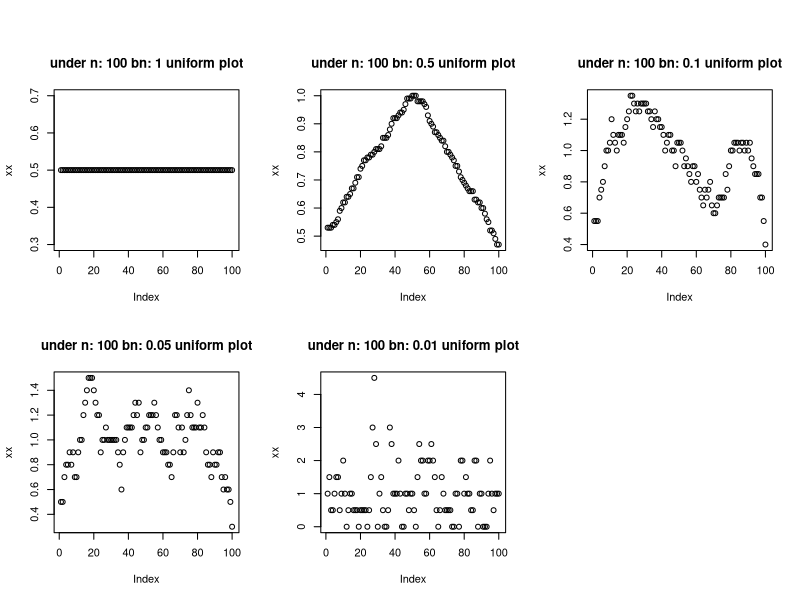
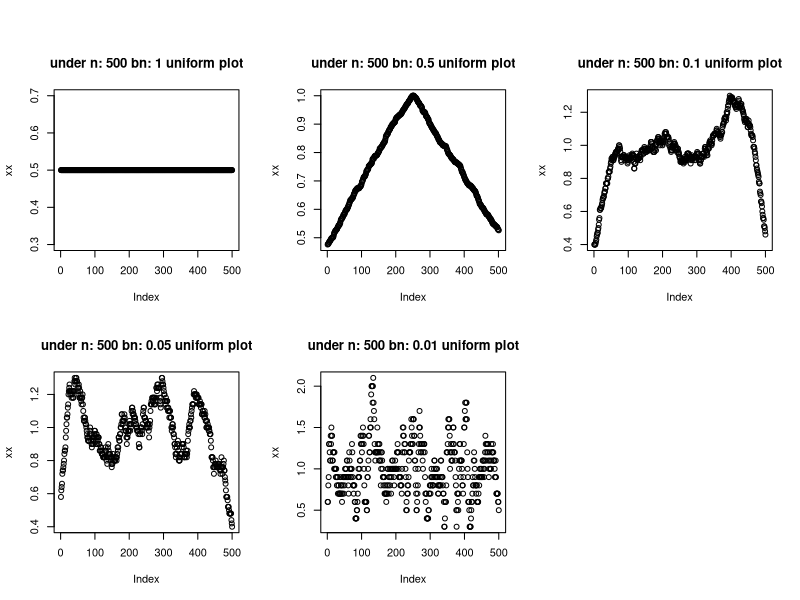
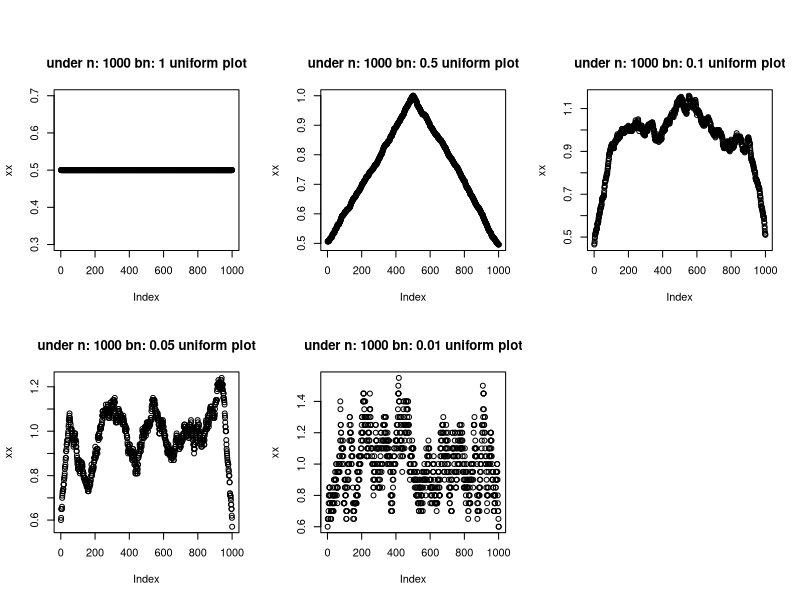

Write the R code that produced these figures, in order. (Note: a time limit stopped this script after it produced the figures.)
rm(list = ls())
graphics.off()
for(n in c(100,500,1000,10000)){
  opar<-par(mfrow = c(2,3), oma = c(0, 0, 2.7, 0))
  for(bn in c(1,0.5,0.1,0.05,0.01)){
    xx<-c()
  xi<-runif(n,0,1)
  #xi<-rnorm(n,0,1)
  x<-min(xi)
  while(x<max(xi)){
    j<-0
    #c.d.f choose uniform
    for(i in 1:length(xi))
    {
      if(xi[i]>=x-bn && xi[i]<=x+bn)
      {
        j<-j+1
      }
    }
    x<-x+(max(xi)-min(xi))/n
    xx<-c(xx,((1/(2*bn*n))*j))
  }
  plot(xx,main = paste("under n:",n,"bn:",bn,"uniform plot"))
  }
}
